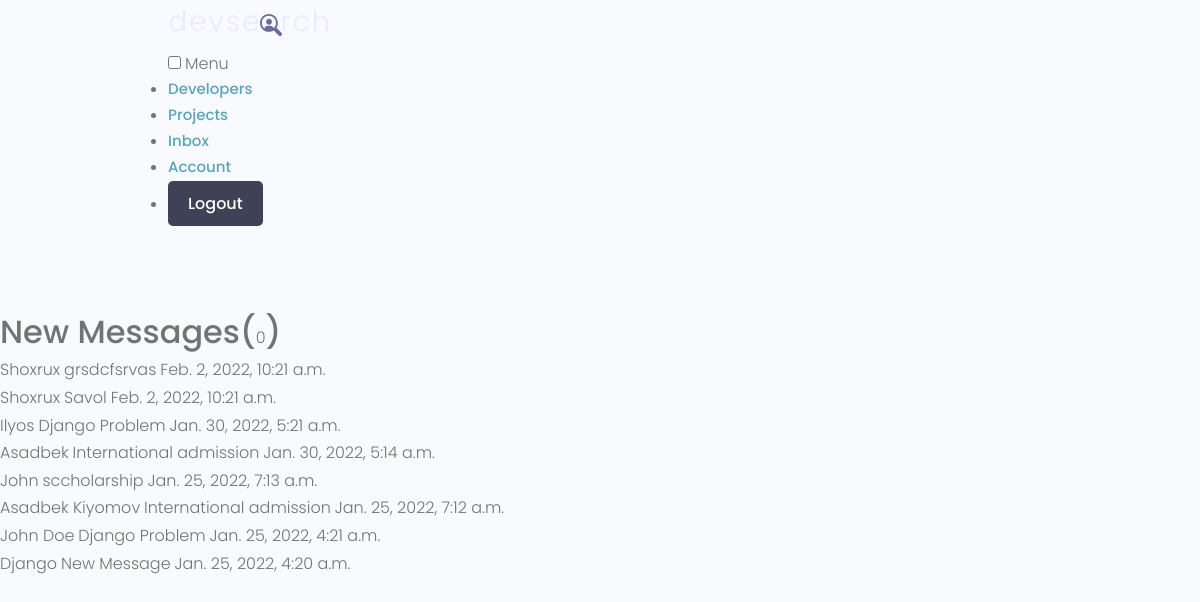
The page /inbox/ (signed in) on the database its author committed.
### users/models.py (models this page shows, shortened)
class Message(models.Model):
    sender = models.ForeignKey(Profile, on_delete=models.SET_NULL, null=True, blank=True)
    recipient = models.ForeignKey(Profile, on_delete=models.SET_NULL, null=True, blank=True, related_name="messages")
    name = models.CharField(max_length=200,null=True,blank=True)
    email = models.EmailField(max_length=200,null=True,blank=True)
    subject = models.CharField(max_length=200,null=True,blank=True)
    body = models.TextField()
    is_read = models.BooleanField(default=False,null=True)
    created = models.DateTimeField(auto_now_add=True)
    id = models.UUIDField(default=uuid.uuid4, unique=True, primary_key=True, editable=False)
    class Meta:
        ordering = ['is_read','-created']

### users/views.py (the view)
# urls.py: path('inbox/',views.inbox , name="inbox"),
@login_required(login_url="login")
def inbox(request):
    profile = request.user.profile
    messageRequests = profile.messages.all()
    unreadCount = messageRequests.filter(is_read=False).count()
    context = {'messageRequests':messageRequests,'unreadCount':unreadCount}
    return render(request, 'users/inbox.html',context)

### users/templates/users/inbox.html (shortened to what this page needs)
{% extends 'main.html' %} {% block content %}
<main class="inbox my-xl">
  <div class="content-box">
    <h3 class="inbox__title">New Messages(<span>{{unreadCount}}</span>)</h3>
    <ul class="messages">
      {% for message in messageRequests %}
      {% if message.is_read == False %}
      <li class="message message--unread">
      {% else %}
      <li class="message ">
      {% endif %}
        <a href="{% url 'message' message.id %}">
          <span class="message__author">{{message.name}}</span>
          <span class="message__subject">{{message.subject}}</span>
          <span class="message__date">{{message.created}}</span>
        </a>
      </li>
      {% endfor %}
    </ul>
  </div>
</main>
{% endblock content %}

### static/uikit/styles/modules/_variables.css (style rules this page uses)
:root { --color-main: #5aa5b9; --color-main-light: #e6faff; --color-sub: #3f4156; --color-sub-light: #51546e; --color-sub-lighter: #ededfd; --color-text: #737373; --color-gray: #8b8b8b; --color-light: #e5e7eb; --color-light-gray: #767676; --color-bg: #f8fafd; --color-white: #fffefd; --color-white-light: #f3f3f3; --color-success: #359e64; --color-success-bg: #def8e8; --color-error: #fc4b0b; --color-error-bg: #fff2ee; --font-base: 'Poppins', arial, helvetica, 'Segoe UI', roboto, ubuntu, sans-serif; --font-monospace: 'Fira Code', 'Courier New', courier, monospace; --font-regular: 300; --font-medium: 500; --font-bold: 700; --generic-shadow: 1px 1px 5px #00000010; --generic-transition: all 0.3s ease-in-out; }

### static/uikit/styles/modules/_base.css (style rules this page uses)
* { margin: 0; padding: 0; box-sizing: border-box; text-rendering: optimizeLegibility; color: inherit; font-size: inherit; }
html { font-size: 50%; }
@media only screen and (min-width: 480px) { html { font-size: 56.25%; } }
@media only screen and (min-width: 1200px) { html { font-size: 62.5%; } }
body { line-height: 1.6; font-weight: 400; font-size: 1.5rem; color: var(--color-text); background-color: var(--color-bg); min-height: 100vh; }

### static/uikit/styles/modules/_typography.css (style rules this page uses)
* { font-family: var(--font-base); }
h3 { font-size: 3.2rem; font-weight: var(--font-medium); }
p, span, strong { font-size: 1.6rem; color: var(--color-text); font-weight: var(--font-regular); }
a { padding-bottom: 2px; text-decoration: none; display: inline-block; color: var(--color-main); font-weight: var(--font-medium); }

### static/uikit/styles/modules/_utilities.css (style rules this page uses)
.my-xl { margin: 8rem auto; }

### rows shown on the page
Message: name "Shoxrux", subject "grsdcfsrvas", created "Feb. 2, 2022, 10:21 a.m."
Message: name "Shoxrux", subject "Savol", created "Feb. 2, 2022, 10:21 a.m."
Message: name "Ilyos", subject "Django Problem", created "Jan. 30, 2022, 5:21 a.m."
Message: name "Asadbek", subject "International admission", created "Jan. 30, 2022, 5:14 a.m."
Message: name "John", subject "sccholarship", created "Jan. 25, 2022, 7:13 a.m."
Message: name "Asadbek Kiyomov", subject "International admission", created "Jan. 25, 2022, 7:12 a.m."
Message: name "John Doe", subject "Django Problem", created "Jan. 25, 2022, 4:21 a.m."
Message: name "Django", subject "New Message", created "Jan. 25, 2022, 4:20 a.m."

### other values the page prints
{{ unreadCount }} "0"
